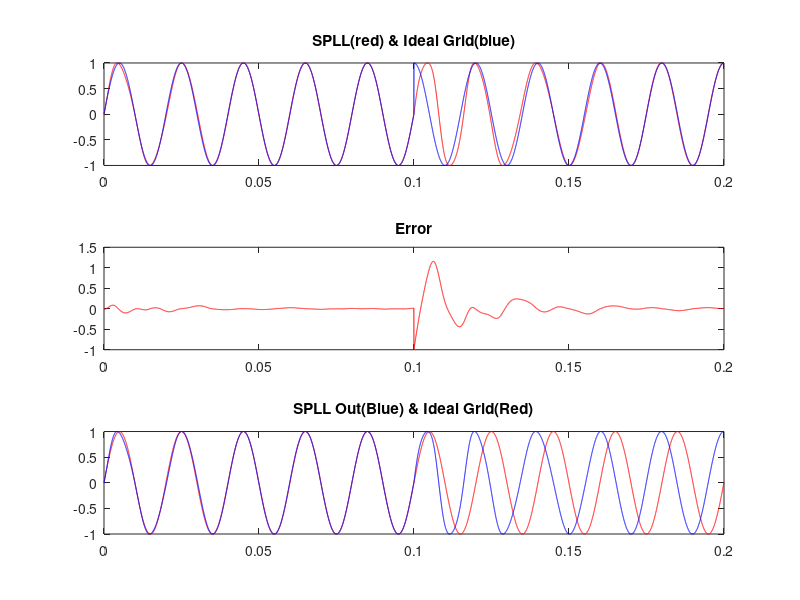

MATLAB code to generate this figure:
% PLL Modelling

Fs       =  50000;          % Sampling frequency = 50Khz
GridFreq =  50;             % Nominal Grid Frequency in Hz
Tfinal   =  0.2;            % Time the simulation is run for = 0.5 seconds
Ts       =  1/Fs;           % Sampling Time = 1/Fs
t        =  0:Ts:Tfinal;    % Simulation Time vector
wn       =  2*pi*GridFreq;  % Nominal Grid Frequency in radians

u  = zeros(size(t));
u1 = zeros(size(t));

% CASE 1 : Phase Jump at the Mid Point

 L=length(t);
 for n=1:floor(L)
 u(n)=sin(2*pi*GridFreq*Ts*n);
 end
 for n=1:floor(L)
 u1(n)=sin(2*pi*GridFreq*Ts*n);
 end
 for n=floor(L/2):L
 u(n)=sin(2*pi*GridFreq*Ts*n+pi/2);
 end

% CASE 2 : Harmonics

% L=length(t);
% for n=1:floor(L)
% u(n)=0.9*sin(2*pi*GridFreq*Ts*n)+0.1*sin(2*pi*5*GridFreq*Ts*n);
% end
% for n=1:floor(L)
% u1(n)=sin(2*pi*GridFreq*Ts*n);
% end

% CASE 3 : Frequency Shift

% L=length(t);
% for n=1:floor(L)
% u(n)=sin(2*pi*GridFreq*Ts*n);
% end
% for n=1:floor(L)
% u1(n)=sin(2*pi*GridFreq*Ts*n);
% end
% for n=floor(L/2):L
% u(n)=sin(2*pi*GridFreq*1.1*Ts*n);
% end

% CASE 4: Amplitude Variations

% L=length(t);
% for n=1:floor(L)
% u(n)=sin(2*pi*GridFreq*Ts*n);
% end
% for n=1:floor(L)
% u1(n)=sin(2*pi*GridFreq*Ts*n);
% end
% for n=floor(L/2):L
% u(n)=0.8*sin(2*pi*GridFreq*Ts*n);
% end;

%Declare arrays used by the PLL process
Upd         =  zeros(size(t));
ynotch      =  zeros(size(t));
ynotch_buff =  zeros(size(t));
ylf         =  zeros(size(t));
SinGen      =  zeros(size(t));
Plot_Var    =  zeros(size(t));
Mysin       =  zeros(size(t));
Mycos       =  zeros(size(t));
theta       =  zeros(size(t));
werror      =  zeros(size(t));

% Notch filter design
c1 = 0.1;
c2 = 0.00001;
X  = 2*c2*wn*2*Ts;
Y  = 2*c1*wn*2*Ts;
Z  = wn*2*wn*2*Ts*Ts;
B_notch = [1 (X-2) (-X+Z+1)];
A_notch = [1 (Y-2) (-Y+Z+1)];

Mycos(2) = 1.0;
Mycos(1) = 1.0;

% Simulate the PLL process
for n=2:Tfinal/Ts 
    
    % Phase Detect
    Upd(1)    =  u(n)*Mycos(2);
    
    % Notch Filter
    ynotch(1) = -A_notch(2)*ynotch(2)-A_notch(3)*ynotch(3)+B_notch(1)*Upd(1)+B_notch(2)*Upd(2)+B_notch(3)*Upd(3);
   
    % Update the Upd array for future sample
    Upd(3)=Upd(2);
    Upd(2)=Upd(1);
    
    %---------------------------------------------------------------------%
    % PI Loop Filter
    % Ts = 30ms, damping ration = 0.7
    % We get natural frequency = 110, Kp=166.6 and Ki=27755.55
    % B0=166.877556 & B1=-166.322444
    %
    % PI(s) = (B0 + B1*(z^-1))/(1-(z^-1))
    % B0 = (2*Kp + Ki*Ts)/2 | B1 = -(2*Kp - Ki*Ts)/2 
    %---------------------------------------------------------------------%
    
    % PI Coefficients Calculation
    
    Kp    =  166.6;
    Ki    =  27755.55;
    
    PI_B0 =  (2*Kp + Ki*Ts)/2;
    PI_B1 = -(2*Kp - Ki*Ts)/2;
    
    ylf(1)    = 1.0*ylf(2)+ PI_B0*ynotch(1)+ PI_B1*ynotch(2);
    
    % Update Ynotch for future use
    
    ynotch(3) = ynotch(2);
    ynotch(2) = ynotch(1);
    ynotch_buff(n+1)= ynotch(1);
    
    ylf(1)      =  min([ylf(1) 200]);
    ylf(2)      =  ylf(1);
    wo          =  wn + ylf(1);
    
    werror(n+1) = (wo-wn)*0.00318309886;
    
    % Integration process
    Mysin(1) = Mysin(2)+wo*Ts*(Mycos(2));
    Mycos(1) = Mycos(2)-wo*Ts*(Mysin(2));
   
    % Limit the oscillator integrators 
    Mysin(1) = max([Mysin(1) -1.0]);
    Mysin(1) = min([Mysin(1)  1.0]);
    Mycos(1) = max([Mycos(1) -1.0]);
    Mycos(1) = min([Mycos(1)  1.0]);
    Mysin(2) = Mysin(1);
    Mycos(2) = Mycos(1);
    
    % Update the output phase
    theta(1) = theta(2) + wo*Ts;
    
    % Output phase reset condition
    if(Mysin(1)>0 && Mysin(2) <=0)
        theta(1)= -pi;
    end
    
    SinGen(n+1)   = Mycos(1);
    Plot_Var(n+1) = Mysin(1);

    
end

% CASE 1 : Phase Jump at the Mid Point
error = Plot_Var-u;
% CASE 2 : Harmonics
% error=Plot_Var-u1;
% CASE 3: Frequency Variations
% error=Plot_Var-u;
% CASE 4: Amplitude Variations
% error=Plot_Var-u1;

figure;
subplot(3,1,1),plot(t,Plot_Var,'r',t,u,'b'),title('SPLL(red) & Ideal Grid(blue)');
subplot(3,1,2),plot(t,error,'r'),title('Error');
subplot(3,1,3),plot(t,u1,'r',t,Plot_Var,'b'),title('SPLL Out(Blue) & Ideal Grid(Red)');